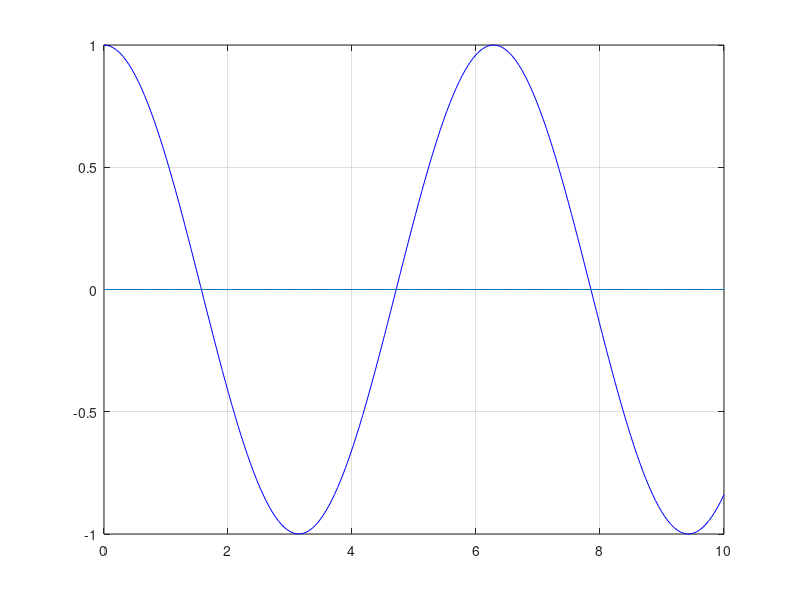

Reproduce this figure in MATLAB. (Note: this script raises an error after producing the figure.)
fun = @(x) sin(x);
fun1= @(x) cos(x);
q=integral(fun,0,10);

x=linspace(0,10,200);
plot(x,fun1(x),'b') 

hold on
grid on;
plot(x,zeros(size(x)))
%pgon = polyshape([0 0 1 3], [0 3 3 5]);
%plot(pgon)

ax = gca;
ax.XAxisLocation = 'origin';
ax.YAxisLocation = 'origin';

colororder('magenta')
plot(x,fun(x));
for v = 0.0:0.2:9.8
    a = polyshape([v v v+0.2 v+0.2],[0 fun(v) fun(v+0.2) 0]);
    plot(a)
end
plot(x,fun(x),'b');
hold off